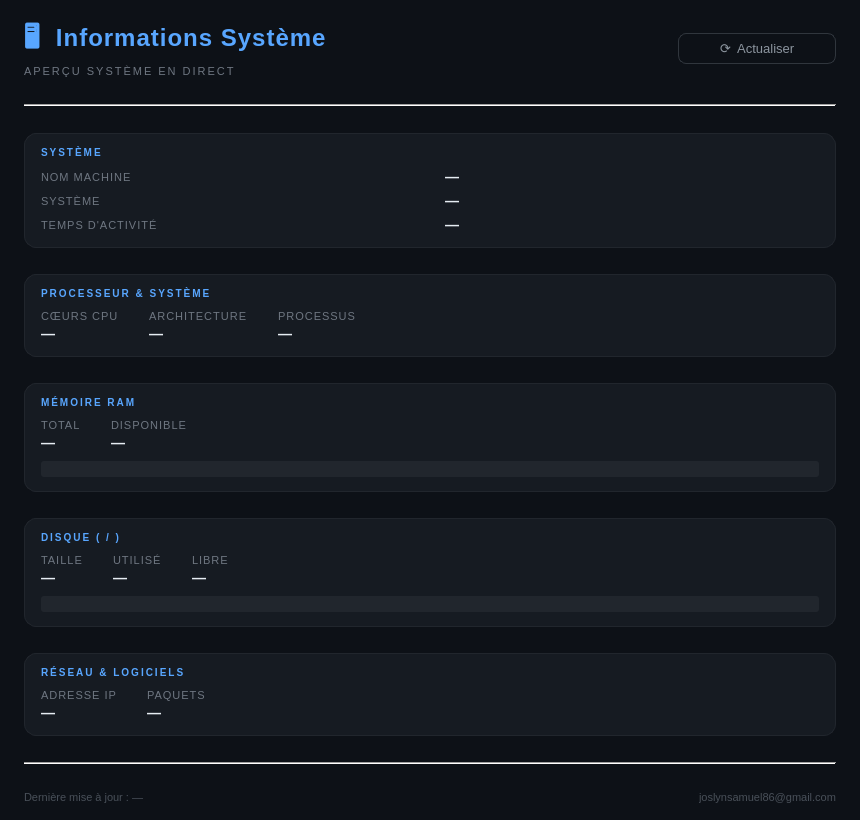
<?xml version="1.0" encoding="UTF-8"?>
<ui version="4.0">
 <class>FenetrePrincipale</class>
 <widget class="QMainWindow" name="FenetrePrincipale">
  <property name="geometry">
   <rect>
    <x>0</x>
    <y>0</y>
    <width>860</width>
    <height>820</height>
   </rect>
  </property>
  <property name="windowTitle">
   <string>Informations Système</string>
  </property>
  <property name="styleSheet">
   <string notr="true">
/* ── Fenêtre principale ─────────────────────── */
QMainWindow, #widgetCentral {
    background-color: #0d1117;
}

/* ── En-tête ────────────────────────────────── */
#labelTitre {
    font-family: 'Courier New', monospace;
    font-size: 24px;
    font-weight: 700;
    color: #58a6ff;
    letter-spacing: 1px;
}
#labelSousTitre {
    font-family: 'Courier New', monospace;
    font-size: 11px;
    color: #6e7681;
    letter-spacing: 2px;
}

/* ── Bouton actualiser ──────────────────────── */
#boutonActualiser {
    background: transparent;
    border: 1px solid #30363d;
    border-radius: 8px;
    color: #8b949e;
    font-family: 'Courier New', monospace;
    font-size: 13px;
    padding: 6px 18px;
    min-width: 120px;
}
#boutonActualiser:hover {
    background: #161b22;
    border-color: #58a6ff;
    color: #58a6ff;
}
#boutonActualiser:pressed {
    background: #0d419d;
    color: #ffffff;
}

/* ── Séparateur ─────────────────────────────── */
#ligneHorizontale {
    color: #21262d;
}

/* ── Cartes ─────────────────────────────────── */
#carteSysteme, #carteCpu, #carteRam, #carteDique, #carteReseau {
    background: #161b22;
    border: 1px solid #21262d;
    border-radius: 12px;
}
#carteSysteme:hover, #carteCpu:hover, #carteRam:hover,
#carteDique:hover, #carteReseau:hover {
    border-color: #30363d;
    background: #1a2030;
}

/* ── Labels titres de section ───────────────── */
#labelTitreSysteme, #labelTitreCpu, #labelTitreRam,
#labelTitreDique, #labelTitreReseau {
    font-family: 'Courier New', monospace;
    font-size: 10px;
    font-weight: 700;
    color: #58a6ff;
    letter-spacing: 2px;
    padding: 0px;
}

/* ── Labels clés (NOM MACHINE, OS…) ─────────── */
#labelNomMachine, #labelSysteme, #labelTempsActivite,
#labelCpuNoyaux, #labelArchitecture, #labelProcessus,
#labelRamTotal, #labelRamDisponible,
#labelDiqueTaille, #labelDiqueUtilise, #labelDiqueLibre,
#labelPaquets, #labelAdresseIP {
    font-family: 'Courier New', monospace;
    font-size: 11px;
    color: #6e7681;
    letter-spacing: 1px;
}

/* ── Labels valeurs ─────────────────────────── */
#valeurNomMachine, #valeurSysteme, #valeurTempsActivite,
#valeurCpuNoyaux, #valeurArchitecture, #valeurProcessus,
#valeurRamTotal, #valeurRamDisponible,
#valeurDiqueTaille, #valeurDiqueUtilise, #valeurDiqueLibre,
#valeurPaquets, #valeurAdresseIP {
    font-family: 'Courier New', monospace;
    font-size: 14px;
    font-weight: 600;
    color: #e6edf3;
}

/* ── Barres de progression ──────────────────── */
QProgressBar {
    background: #21262d;
    border: none;
    border-radius: 3px;
    height: 6px;
    text-align: center;
}
QProgressBar::chunk {
    background: #56d364;
    border-radius: 3px;
}

/* ── Pied de page ───────────────────────────── */
#labelDerniereMaj, #labelAutoRefresh {
    font-family: 'Courier New', monospace;
    font-size: 11px;
    color: #484f58;
}

/* ── Icônes ─────────────────────────────────── */
#iconeSysteme, #iconeCpu, #iconeRam, #iconeDique, #iconeReseau {
    font-size: 22px;
    color: #58a6ff;
}
   </string>
  </property>
  <widget class="QWidget" name="widgetCentral">
   <layout class="QVBoxLayout" name="layoutPrincipal">
    <property name="spacing">
     <number>0</number>
    </property>
    <property name="leftMargin">
     <number>24</number>
    </property>
    <property name="topMargin">
     <number>20</number>
    </property>
    <property name="rightMargin">
     <number>24</number>
    </property>
    <property name="bottomMargin">
     <number>16</number>
    </property>
    <item>
     <layout class="QHBoxLayout" name="layoutEntete">
      <property name="leftMargin">
       <number>0</number>
      </property>
      <property name="topMargin">
       <number>0</number>
      </property>
      <property name="rightMargin">
       <number>0</number>
      </property>
      <property name="bottomMargin">
       <number>0</number>
      </property>
      <item>
       <layout class="QVBoxLayout" name="layoutTitre">
        <property name="spacing">
         <number>3</number>
        </property>
        <item>
         <widget class="QLabel" name="labelTitre">
          <property name="text">
           <string>🖥  Informations Système</string>
          </property>
         </widget>
        </item>
        <item>
         <widget class="QLabel" name="labelSousTitre">
          <property name="text">
           <string>APERÇU SYSTÈME EN DIRECT</string>
          </property>
         </widget>
        </item>
       </layout>
      </item>
      <item>
       <spacer name="espaceurEntete">
        <property name="orientation">
         <enum>Qt::Horizontal</enum>
        </property>
        <property name="sizeHint" stdset="0">
         <size>
          <width>0</width>
          <height>0</height>
         </size>
        </property>
       </spacer>
      </item>
      <item>
       <widget class="QPushButton" name="boutonActualiser">
        <property name="text">
         <string>⟳  Actualiser</string>
        </property>
       </widget>
      </item>
     </layout>
    </item>
    <item>
     <spacer>
      <property name="orientation">
       <enum>Qt::Vertical</enum>
      </property>
      <property name="sizeHint" stdset="0">
       <size>
        <width>0</width>
        <height>12</height>
       </size>
      </property>
     </spacer>
    </item>
    <item>
     <widget class="QFrame" name="ligneHorizontale">
      <property name="frameShape">
       <enum>QFrame::HLine</enum>
      </property>
      <property name="frameShadow">
       <enum>QFrame::Sunken</enum>
      </property>
     </widget>
    </item>
    <item>
     <spacer>
      <property name="orientation">
       <enum>Qt::Vertical</enum>
      </property>
      <property name="sizeHint" stdset="0">
       <size>
        <width>0</width>
        <height>14</height>
       </size>
      </property>
     </spacer>
    </item>
    <item>
     <widget class="QFrame" name="carteSysteme">
      <property name="frameShape">
       <enum>QFrame::StyledPanel</enum>
      </property>
      <layout class="QVBoxLayout" name="layoutCarteSysteme">
       <property name="spacing">
        <number>10</number>
       </property>
       <property name="leftMargin">
        <number>16</number>
       </property>
       <property name="topMargin">
        <number>12</number>
       </property>
       <property name="rightMargin">
        <number>16</number>
       </property>
       <property name="bottomMargin">
        <number>14</number>
       </property>
       <item>
        <widget class="QLabel" name="labelTitreSysteme">
         <property name="text">
          <string>SYSTÈME</string>
         </property>
        </widget>
       </item>
       <item>
        <layout class="QGridLayout" name="grilleSysteme">
         <property name="horizontalSpacing">
          <number>30</number>
         </property>
         <property name="verticalSpacing">
          <number>8</number>
         </property>
         <item row="0" column="0">
          <widget class="QLabel" name="labelNomMachine">
           <property name="text">
            <string>NOM MACHINE</string>
           </property>
          </widget>
         </item>
         <item row="0" column="1">
          <widget class="QLabel" name="valeurNomMachine">
           <property name="text">
            <string>—</string>
           </property>
          </widget>
         </item>
         <item row="1" column="0">
          <widget class="QLabel" name="labelSysteme">
           <property name="text">
            <string>SYSTÈME</string>
           </property>
          </widget>
         </item>
         <item row="1" column="1">
          <widget class="QLabel" name="valeurSysteme">
           <property name="text">
            <string>—</string>
           </property>
          </widget>
         </item>
         <item row="2" column="0">
          <widget class="QLabel" name="labelTempsActivite">
           <property name="text">
            <string>TEMPS D'ACTIVITÉ</string>
           </property>
          </widget>
         </item>
         <item row="2" column="1">
          <widget class="QLabel" name="valeurTempsActivite">
           <property name="text">
            <string>—</string>
           </property>
          </widget>
         </item>
        </layout>
       </item>
      </layout>
     </widget>
    </item>
    <item>
     <spacer>
      <property name="orientation">
       <enum>Qt::Vertical</enum>
      </property>
      <property name="sizeHint" stdset="0">
       <size>
        <width>0</width>
        <height>10</height>
       </size>
      </property>
     </spacer>
    </item>
    <item>
     <widget class="QFrame" name="carteCpu">
      <property name="frameShape">
       <enum>QFrame::StyledPanel</enum>
      </property>
      <layout class="QVBoxLayout" name="layoutCarteCpu">
       <property name="spacing">
        <number>10</number>
       </property>
       <property name="leftMargin">
        <number>16</number>
       </property>
       <property name="topMargin">
        <number>12</number>
       </property>
       <property name="rightMargin">
        <number>16</number>
       </property>
       <property name="bottomMargin">
        <number>14</number>
       </property>
       <item>
        <widget class="QLabel" name="labelTitreCpu">
         <property name="text">
          <string>PROCESSEUR &amp; SYSTÈME</string>
         </property>
        </widget>
       </item>
       <item>
        <layout class="QHBoxLayout" name="layoutCpuRangee">
         <property name="spacing">
          <number>30</number>
         </property>
         <item>
          <layout class="QVBoxLayout">
           <property name="spacing">
            <number>3</number>
           </property>
           <item>
            <widget class="QLabel" name="labelCpuNoyaux">
             <property name="text">
              <string>CŒURS CPU</string>
             </property>
            </widget>
           </item>
           <item>
            <widget class="QLabel" name="valeurCpuNoyaux">
             <property name="text">
              <string>—</string>
             </property>
            </widget>
           </item>
          </layout>
         </item>
         <item>
          <layout class="QVBoxLayout">
           <property name="spacing">
            <number>3</number>
           </property>
           <item>
            <widget class="QLabel" name="labelArchitecture">
             <property name="text">
              <string>ARCHITECTURE</string>
             </property>
            </widget>
           </item>
           <item>
            <widget class="QLabel" name="valeurArchitecture">
             <property name="text">
              <string>—</string>
             </property>
            </widget>
           </item>
          </layout>
         </item>
         <item>
          <layout class="QVBoxLayout">
           <property name="spacing">
            <number>3</number>
           </property>
           <item>
            <widget class="QLabel" name="labelProcessus">
             <property name="text">
              <string>PROCESSUS</string>
             </property>
            </widget>
           </item>
           <item>
            <widget class="QLabel" name="valeurProcessus">
             <property name="text">
              <string>—</string>
             </property>
            </widget>
           </item>
          </layout>
         </item>
         <item>
          <spacer>
           <property name="orientation">
            <enum>Qt::Horizontal</enum>
           </property>
           <property name="sizeHint" stdset="0">
            <size>
             <width>0</width>
             <height>0</height>
            </size>
           </property>
          </spacer>
         </item>
        </layout>
       </item>
      </layout>
     </widget>
    </item>
    <item>
     <spacer>
      <property name="orientation">
       <enum>Qt::Vertical</enum>
      </property>
      <property name="sizeHint" stdset="0">
       <size>
        <width>0</width>
        <height>10</height>
       </size>
      </property>
     </spacer>
    </item>
    <item>
     <widget class="QFrame" name="carteRam">
      <property name="frameShape">
       <enum>QFrame::StyledPanel</enum>
      </property>
      <layout class="QVBoxLayout" name="layoutCarteRam">
       <property name="spacing">
        <number>10</number>
       </property>
       <property name="leftMargin">
        <number>16</number>
       </property>
       <property name="topMargin">
        <number>12</number>
       </property>
       <property name="rightMargin">
        <number>16</number>
       </property>
       <property name="bottomMargin">
        <number>14</number>
       </property>
       <item>
        <widget class="QLabel" name="labelTitreRam">
         <property name="text">
          <string>MÉMOIRE RAM</string>
         </property>
        </widget>
       </item>
       <item>
        <layout class="QHBoxLayout" name="layoutRamRangee">
         <property name="spacing">
          <number>30</number>
         </property>
         <item>
          <layout class="QVBoxLayout">
           <property name="spacing">
            <number>3</number>
           </property>
           <item>
            <widget class="QLabel" name="labelRamTotal">
             <property name="text">
              <string>TOTAL</string>
             </property>
            </widget>
           </item>
           <item>
            <widget class="QLabel" name="valeurRamTotal">
             <property name="text">
              <string>—</string>
             </property>
            </widget>
           </item>
          </layout>
         </item>
         <item>
          <layout class="QVBoxLayout">
           <property name="spacing">
            <number>3</number>
           </property>
           <item>
            <widget class="QLabel" name="labelRamDisponible">
             <property name="text">
              <string>DISPONIBLE</string>
             </property>
            </widget>
           </item>
           <item>
            <widget class="QLabel" name="valeurRamDisponible">
             <property name="text">
              <string>—</string>
             </property>
            </widget>
           </item>
          </layout>
         </item>
         <item>
          <spacer>
           <property name="orientation">
            <enum>Qt::Horizontal</enum>
           </property>
           <property name="sizeHint" stdset="0">
            <size>
             <width>0</width>
             <height>0</height>
            </size>
           </property>
          </spacer>
         </item>
        </layout>
       </item>
       <item>
        <widget class="QProgressBar" name="barreRam">
         <property name="maximum">
          <number>100</number>
         </property>
         <property name="value">
          <number>0</number>
         </property>
         <property name="textVisible">
          <bool>false</bool>
         </property>
        </widget>
       </item>
      </layout>
     </widget>
    </item>
    <item>
     <spacer>
      <property name="orientation">
       <enum>Qt::Vertical</enum>
      </property>
      <property name="sizeHint" stdset="0">
       <size>
        <width>0</width>
        <height>10</height>
       </size>
      </property>
     </spacer>
    </item>
    <item>
     <widget class="QFrame" name="carteDique">
      <property name="frameShape">
       <enum>QFrame::StyledPanel</enum>
      </property>
      <layout class="QVBoxLayout" name="layoutCarteDique">
       <property name="spacing">
        <number>10</number>
       </property>
       <property name="leftMargin">
        <number>16</number>
       </property>
       <property name="topMargin">
        <number>12</number>
       </property>
       <property name="rightMargin">
        <number>16</number>
       </property>
       <property name="bottomMargin">
        <number>14</number>
       </property>
       <item>
        <widget class="QLabel" name="labelTitreDique">
         <property name="text">
          <string>DISQUE ( / )</string>
         </property>
        </widget>
       </item>
       <item>
        <layout class="QHBoxLayout" name="layoutDiqueRangee">
         <property name="spacing">
          <number>30</number>
         </property>
         <item>
          <layout class="QVBoxLayout">
           <property name="spacing">
            <number>3</number>
           </property>
           <item>
            <widget class="QLabel" name="labelDiqueTaille">
             <property name="text">
              <string>TAILLE</string>
             </property>
            </widget>
           </item>
           <item>
            <widget class="QLabel" name="valeurDiqueTaille">
             <property name="text">
              <string>—</string>
             </property>
            </widget>
           </item>
          </layout>
         </item>
         <item>
          <layout class="QVBoxLayout">
           <property name="spacing">
            <number>3</number>
           </property>
           <item>
            <widget class="QLabel" name="labelDiqueUtilise">
             <property name="text">
              <string>UTILISÉ</string>
             </property>
            </widget>
           </item>
           <item>
            <widget class="QLabel" name="valeurDiqueUtilise">
             <property name="text">
              <string>—</string>
             </property>
            </widget>
           </item>
          </layout>
         </item>
         <item>
          <layout class="QVBoxLayout">
           <property name="spacing">
            <number>3</number>
           </property>
           <item>
            <widget class="QLabel" name="labelDiqueLibre">
             <property name="text">
              <string>LIBRE</string>
             </property>
            </widget>
           </item>
           <item>
            <widget class="QLabel" name="valeurDiqueLibre">
             <property name="text">
              <string>—</string>
             </property>
            </widget>
           </item>
          </layout>
         </item>
         <item>
          <spacer>
           <property name="orientation">
            <enum>Qt::Horizontal</enum>
           </property>
           <property name="sizeHint" stdset="0">
            <size>
             <width>0</width>
             <height>0</height>
            </size>
           </property>
          </spacer>
         </item>
        </layout>
       </item>
       <item>
        <widget class="QProgressBar" name="barreDique">
         <property name="maximum">
          <number>100</number>
         </property>
         <property name="value">
          <number>0</number>
         </property>
         <property name="textVisible">
          <bool>false</bool>
         </property>
        </widget>
       </item>
      </layout>
     </widget>
    </item>
    <item>
     <spacer>
      <property name="orientation">
       <enum>Qt::Vertical</enum>
      </property>
      <property name="sizeHint" stdset="0">
       <size>
        <width>0</width>
        <height>10</height>
       </size>
      </property>
     </spacer>
    </item>
    <item>
     <widget class="QFrame" name="carteReseau">
      <property name="frameShape">
       <enum>QFrame::StyledPanel</enum>
      </property>
      <layout class="QVBoxLayout" name="layoutCarteReseau">
       <property name="spacing">
        <number>10</number>
       </property>
       <property name="leftMargin">
        <number>16</number>
       </property>
       <property name="topMargin">
        <number>12</number>
       </property>
       <property name="rightMargin">
        <number>16</number>
       </property>
       <property name="bottomMargin">
        <number>14</number>
       </property>
       <item>
        <widget class="QLabel" name="labelTitreReseau">
         <property name="text">
          <string>RÉSEAU &amp; LOGICIELS</string>
         </property>
        </widget>
       </item>
       <item>
        <layout class="QHBoxLayout" name="layoutReseauRangee">
         <property name="spacing">
          <number>30</number>
         </property>
         <item>
          <layout class="QVBoxLayout">
           <property name="spacing">
            <number>3</number>
           </property>
           <item>
            <widget class="QLabel" name="labelAdresseIP">
             <property name="text">
              <string>ADRESSE IP</string>
             </property>
            </widget>
           </item>
           <item>
            <widget class="QLabel" name="valeurAdresseIP">
             <property name="text">
              <string>—</string>
             </property>
            </widget>
           </item>
          </layout>
         </item>
         <item>
          <layout class="QVBoxLayout">
           <property name="spacing">
            <number>3</number>
           </property>
           <item>
            <widget class="QLabel" name="labelPaquets">
             <property name="text">
              <string>PAQUETS</string>
             </property>
            </widget>
           </item>
           <item>
            <widget class="QLabel" name="valeurPaquets">
             <property name="text">
              <string>—</string>
             </property>
            </widget>
           </item>
          </layout>
         </item>
         <item>
          <spacer>
           <property name="orientation">
            <enum>Qt::Horizontal</enum>
           </property>
           <property name="sizeHint" stdset="0">
            <size>
             <width>0</width>
             <height>0</height>
            </size>
           </property>
          </spacer>
         </item>
        </layout>
       </item>
      </layout>
     </widget>
    </item>
    <item>
     <spacer name="espaceurBas">
      <property name="orientation">
       <enum>Qt::Vertical</enum>
      </property>
      <property name="sizeType">
       <enum>QSizePolicy::Expanding</enum>
      </property>
      <property name="sizeHint" stdset="0">
       <size>
        <width>0</width>
        <height>10</height>
       </size>
      </property>
     </spacer>
    </item>
    <item>
     <widget class="QFrame" name="ligneHorizontaleBas">
      <property name="frameShape">
       <enum>QFrame::HLine</enum>
      </property>
      <property name="frameShadow">
       <enum>QFrame::Sunken</enum>
      </property>
     </widget>
    </item>
    <item>
     <spacer>
      <property name="orientation">
       <enum>Qt::Vertical</enum>
      </property>
      <property name="sizeHint" stdset="0">
       <size>
        <width>0</width>
        <height>6</height>
       </size>
      </property>
     </spacer>
    </item>
    <item>
     <layout class="QHBoxLayout" name="layoutPied">
      <property name="leftMargin">
       <number>0</number>
      </property>
      <property name="topMargin">
       <number>0</number>
      </property>
      <property name="rightMargin">
       <number>0</number>
      </property>
      <property name="bottomMargin">
       <number>0</number>
      </property>
      <item>
       <widget class="QLabel" name="labelDerniereMaj">
        <property name="text">
         <string>Dernière mise à jour : —</string>
        </property>
       </widget>
      </item>
      <item>
       <spacer>
        <property name="orientation">
         <enum>Qt::Horizontal</enum>
        </property>
        <property name="sizeHint" stdset="0">
         <size>
          <width>0</width>
          <height>0</height>
         </size>
        </property>
       </spacer>
      </item>
      <item>
       <widget class="QLabel" name="labelAutoRefresh">
        <property name="text">
         <string>joslynsamuel86@gmail.com</string>
        </property>
       </widget>
      </item>
     </layout>
    </item>
   </layout>
  </widget>
 </widget>
 <resources/>
 <connections/>
</ui>
